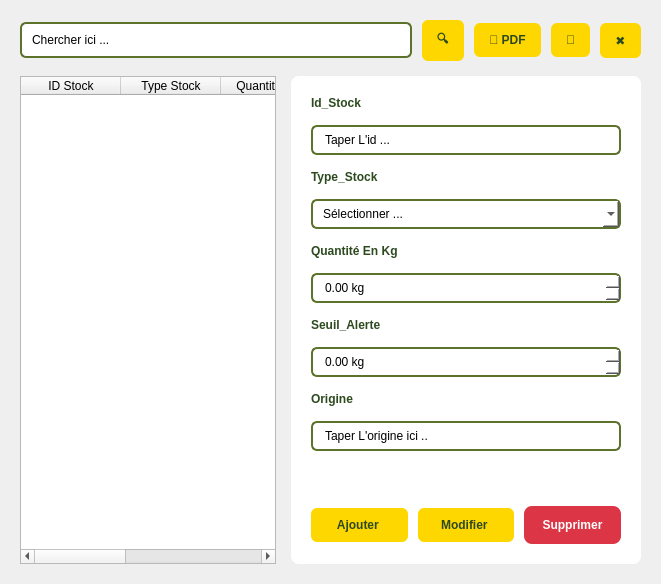
          <widget class="QWidget" name="stockListTab">
           <attribute name="title">
            <string>Liste Des Stocks</string>
           </attribute>
           <layout class="QVBoxLayout" name="verticalLayout_7">
            <property name="spacing">
             <number>15</number>
            </property>
            <property name="margin" stdset="0">
             <number>20</number>
            </property>
            <item>
             <layout class="QHBoxLayout" name="searchLayoutStock">
              <property name="spacing">
               <number>10</number>
              </property>
              <item>
               <widget class="QLineEdit" name="searchBoxStock">
                <property name="styleSheet">
                 <string notr="true">padding: 8px; border: 2px solid #5d732c; border-radius: 6px;</string>
                </property>
                <property name="text">
                 <string>Chercher ici ...</string>
                </property>
                <property name="placeholderText">
                 <string>Rechercher un stock...</string>
                </property>
               </widget>
              </item>
              <item>
               <widget class="QPushButton" name="btnSearchStock">
                <property name="styleSheet">
                 <string notr="true">background: #ffd700; color: #2d4a1f; border: none; padding: 10px 15px; border-radius: 6px; font-weight: bold;</string>
                </property>
                <property name="text">
                 <string>🔍</string>
                </property>
               </widget>
              </item>
              <item>
               <widget class="QPushButton" name="exportButton">
                <property name="styleSheet">
                 <string>background: #ffd700; color: #2d4a1f; border: none; padding: 10px 15px; border-radius: 6px; font-weight: bold;</string>
                </property>
                <property name="text">
                 <string>📄 PDF</string>
                </property>
               </widget>
              </item>
              <item>
               <widget class="QPushButton" name="btnRefreshStock">
                <property name="styleSheet">
                 <string notr="true">background: #ffd700; color: #2d4a1f; border: none; padding: 10px 15px; border-radius: 6px; font-weight: bold;</string>
                </property>
                <property name="text">
                 <string>🔄</string>
                </property>
               </widget>
              </item>
              <item>
               <widget class="QPushButton" name="btnClearStock">
                <property name="styleSheet">
                 <string notr="true">background: #ffd700; color: #2d4a1f; border: none; padding: 10px 15px; border-radius: 6px; font-weight: bold;</string>
                </property>
                <property name="text">
                 <string>✖</string>
                </property>
               </widget>
              </item>
             </layout>
            </item>
            <item>
             <layout class="QHBoxLayout" name="splitLayoutStock">
              <property name="spacing">
               <number>15</number>
              </property>
              <item>
               <widget class="QTableWidget" name="stockTable">
                <property name="rowCount">
                 <number>0</number>
                </property>
                <property name="columnCount">
                 <number>5</number>
                </property>
                <column>
                 <property name="text">
                  <string>ID Stock</string>
                 </property>
                </column>
                <column>
                 <property name="text">
                  <string>Type Stock</string>
                 </property>
                </column>
                <column>
                 <property name="text">
                  <string>Quantité (kg)</string>
                 </property>
                </column>
                <column>
                 <property name="text">
                  <string>Seuil Alerte</string>
                 </property>
                </column>
                <column>
                 <property name="text">
                  <string>Origine</string>
                 </property>
                </column>
               </widget>
              </item>
              <item>
               <widget class="QFrame" name="formPanelStock">
                <property name="minimumSize">
                 <size>
                  <width>350</width>
                  <height>0</height>
                 </size>
                </property>
                <property name="maximumSize">
                 <size>
                  <width>400</width>
                  <height>16777215</height>
                 </size>
                </property>
                <property name="styleSheet">
                 <string notr="true">background: white; border: 2px solid #ffff
; border-radius: 8px;</string>
                </property>
                <layout class="QVBoxLayout" name="verticalLayout_8">
                 <property name="spacing">
                  <number>15</number>
                 </property>
                 <property name="margin" stdset="0">
                  <number>20</number>
                 </property>
                 <item>
                  <widget class="QLabel" name="labelIdStock">
                   <property name="styleSheet">
                    <string notr="true">color: #2d4a1f; font-weight: bold;</string>
                   </property>
                   <property name="text">
                    <string>Id_Stock</string>
                   </property>
                  </widget>
                 </item>
                 <item>
                  <widget class="QLineEdit" name="inputIdStock">
                   <property name="styleSheet">
                    <string notr="true">background-color: #ffffff; color: #000000; border: 2px solid #5d732c; border-radius: 6px; padding: 5px 10px; font-size: 12px; font-weight: normal;</string>
                   </property>
                   <property name="text">
                    <string>Taper L'id ...</string>
                   </property>
                  </widget>
                 </item>
                 <item>
                  <widget class="QLabel" name="labelTypeStock">
                   <property name="styleSheet">
                    <string notr="true">color: #2d4a1f; font-weight: bold;</string>
                   </property>
                   <property name="text">
                    <string>Type_Stock</string>
                   </property>
                  </widget>
                 </item>
                 <item>
                  <widget class="QComboBox" name="inputTypeStock">
                   <property name="styleSheet">
                    <string notr="true">background-color: #ffffff; color: #000000; border: 2px solid #5d732c; border-radius: 6px; padding: 5px 10px; font-size: 12px; font-weight: normal;</string>
                   </property>
                   <item>
                    <property name="text">
                     <string>Sélectionner ...</string>
                    </property>
                   </item>
                   <item>
                    <property name="text">
                     <string>Matiére Premiére</string>
                    </property>
                   </item>
                   <item>
                    <property name="text">
                     <string>Produit Fini</string>
                    </property>
                   </item>
                   <item>
                    <property name="text">
                     <string>Emballage</string>
                    </property>
                   </item>
                  </widget>
                 </item>
                 <item>
                  <widget class="QLabel" name="labelQuantiteStock">
                   <property name="styleSheet">
                    <string notr="true">color: #2d4a1f; font-weight: bold;</string>
                   </property>
                   <property name="text">
                    <string>Quantité En Kg</string>
                   </property>
                  </widget>
                 </item>
                 <item>
                  <widget class="QDoubleSpinBox" name="inputQuantiteStock">
                   <property name="styleSheet">
                    <string notr="true">background-color: #ffffff; color: #000000; border: 2px solid #5d732c; border-radius: 6px; padding: 5px 10px; font-size: 12px; font-weight: normal;</string>
                   </property>
                   <property name="suffix">
                    <string> kg</string>
                   </property>
                  </widget>
                 </item>
                 <item>
                  <widget class="QLabel" name="labelSeuilStock">
                   <property name="styleSheet">
                    <string notr="true">color: #2d4a1f; font-weight: bold;</string>
                   </property>
                   <property name="text">
                    <string>Seuil_Alerte</string>
                   </property>
                  </widget>
                 </item>
                 <item>
                  <widget class="QDoubleSpinBox" name="inputSeuilStock">
                   <property name="styleSheet">
                    <string notr="true">background-color: #ffffff; color: #000000; border: 2px solid #5d732c; border-radius: 6px; padding: 5px 10px; font-size: 12px; font-weight: normal;</string>
                   </property>
                   <property name="suffix">
                    <string> kg</string>
                   </property>
                  </widget>
                 </item>
                 <item>
                  <widget class="QLabel" name="labelOrigineStock">
                   <property name="styleSheet">
                    <string notr="true">color: #2d4a1f; font-weight: bold;</string>
                   </property>
                   <property name="text">
                    <string>Origine</string>
                   </property>
                  </widget>
                 </item>
                 <item>
                  <widget class="QLineEdit" name="inputOrigineStock">
                   <property name="styleSheet">
                    <string notr="true">background-color: #ffffff; color: #000000; border: 2px solid #5d732c; border-radius: 6px; padding: 5px 10px; font-size: 12px; font-weight: normal;</string>
                   </property>
                   <property name="text">
                    <string>Taper L'origine ici ..</string>
                   </property>
                  </widget>
                 </item>
                 <item>
                  <spacer name="verticalSpacer_2">
                   <property name="orientation">
                    <enum>Qt::Orientation::Vertical</enum>
                   </property>
                   <property name="sizeHint" stdset="0">
                    <size>
                     <width>20</width>
                     <height>40</height>
                    </size>
                   </property>
                  </spacer>
                 </item>
                 <item>
                  <layout class="QHBoxLayout" name="formButtonsStock">
                   <property name="spacing">
                    <number>10</number>
                   </property>
                   <item>
                    <widget class="QPushButton" name="btnAddStock">
                     <property name="styleSheet">
                      <string notr="true">background: #ffd700; color: #2d4a1f; border: none; padding: 10px 15px; border-radius: 6px; font-weight: bold;</string>
                     </property>
                     <property name="text">
                      <string>Ajouter </string>
                     </property>
                    </widget>
                   </item>
                   <item>
                    <widget class="QPushButton" name="btnUpdateStock">
                     <property name="styleSheet">
                      <string notr="true">background: #ffd700; color: #2d4a1f; border: none; padding: 10px 15px; border-radius: 6px; font-weight: bold;</string>
                     </property>
                     <property name="text">
                      <string>Modifier </string>
                     </property>
                    </widget>
                   </item>
                   <item>
                    <widget class="QPushButton" name="btnDeleteStock">
                     <property name="toolTip">
                      <string>Supprimer le stock sélectionné</string>
                     </property>
                     <property name="styleSheet">
                      <string>background: #dc3545; color: white; border: none; padding: 12px; border-radius: 8px; font-weight: bold;</string>
                     </property>
                     <property name="text">
                      <string>Supprimer</string>
                     </property>
                    </widget>
                   </item>
                  </layout>
                 </item>
                </layout>
               </widget>
              </item>
             </layout>
            </item>
           </layout>
          </widget>
